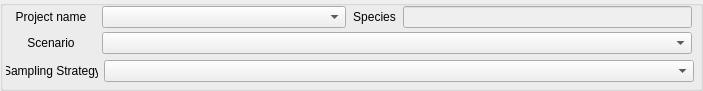
     <widget class="QGroupBox" name="groupBox_3">
      <property name="minimumSize">
       <size>
        <width>0</width>
        <height>88</height>
       </size>
      </property>
      <property name="title">
       <string/>
      </property>
      <widget class="QWidget" name="layoutWidget_19">
       <property name="geometry">
        <rect>
         <x>6</x>
         <y>32</y>
         <width>688</width>
         <height>22</height>
        </rect>
       </property>
       <layout class="QHBoxLayout" name="horizontalLayout_27">
        <item>
         <widget class="QLabel" name="label_57">
          <property name="sizePolicy">
           <sizepolicy hsizetype="Fixed" vsizetype="Preferred">
            <horstretch>0</horstretch>
            <verstretch>0</verstretch>
           </sizepolicy>
          </property>
          <property name="minimumSize">
           <size>
            <width>90</width>
            <height>0</height>
           </size>
          </property>
          <property name="text">
           <string>Scenario</string>
          </property>
          <property name="alignment">
           <set>Qt::AlignCenter</set>
          </property>
         </widget>
        </item>
        <item alignment="Qt::AlignLeft">
         <widget class="QComboBox" name="comboBox_210">
          <property name="minimumSize">
           <size>
            <width>590</width>
            <height>0</height>
           </size>
          </property>
         </widget>
        </item>
       </layout>
      </widget>
      <widget class="QWidget" name="layoutWidget_20">
       <property name="geometry">
        <rect>
         <x>6</x>
         <y>60</y>
         <width>688</width>
         <height>22</height>
        </rect>
       </property>
       <layout class="QHBoxLayout" name="horizontalLayout_12">
        <item>
         <widget class="QLabel" name="label_78">
          <property name="sizePolicy">
           <sizepolicy hsizetype="Fixed" vsizetype="Preferred">
            <horstretch>0</horstretch>
            <verstretch>0</verstretch>
           </sizepolicy>
          </property>
          <property name="minimumSize">
           <size>
            <width>90</width>
            <height>0</height>
           </size>
          </property>
          <property name="text">
           <string>Sampling Strategy</string>
          </property>
          <property name="alignment">
           <set>Qt::AlignCenter</set>
          </property>
         </widget>
        </item>
        <item alignment="Qt::AlignLeft">
         <widget class="QComboBox" name="comboBox_310">
          <property name="minimumSize">
           <size>
            <width>590</width>
            <height>0</height>
           </size>
          </property>
         </widget>
        </item>
       </layout>
      </widget>
      <widget class="QWidget" name="layoutWidget">
       <property name="geometry">
        <rect>
         <x>6</x>
         <y>5</y>
         <width>686</width>
         <height>24</height>
        </rect>
       </property>
       <layout class="QHBoxLayout" name="horizontalLayout_42">
        <item>
         <layout class="QHBoxLayout" name="horizontalLayout_40">
          <item>
           <widget class="QLabel" name="label_72">
            <property name="sizePolicy">
             <sizepolicy hsizetype="Fixed" vsizetype="Preferred">
              <horstretch>0</horstretch>
              <verstretch>0</verstretch>
             </sizepolicy>
            </property>
            <property name="minimumSize">
             <size>
              <width>90</width>
              <height>0</height>
             </size>
            </property>
            <property name="text">
             <string>Project name</string>
            </property>
            <property name="alignment">
             <set>Qt::AlignCenter</set>
            </property>
           </widget>
          </item>
          <item>
           <widget class="QComboBox" name="comboBox_110">
            <property name="sizePolicy">
             <sizepolicy hsizetype="Preferred" vsizetype="Fixed">
              <horstretch>0</horstretch>
              <verstretch>0</verstretch>
             </sizepolicy>
            </property>
           </widget>
          </item>
         </layout>
        </item>
        <item>
         <layout class="QHBoxLayout" name="horizontalLayout_41">
          <item>
           <widget class="QLabel" name="label_46">
            <property name="sizePolicy">
             <sizepolicy hsizetype="Fixed" vsizetype="Preferred">
              <horstretch>0</horstretch>
              <verstretch>0</verstretch>
             </sizepolicy>
            </property>
            <property name="maximumSize">
             <size>
              <width>45</width>
              <height>16777215</height>
             </size>
            </property>
            <property name="text">
             <string>Species</string>
            </property>
            <property name="alignment">
             <set>Qt::AlignCenter</set>
            </property>
           </widget>
          </item>
          <item>
           <widget class="QLineEdit" name="lineEdit_20">
            <property name="enabled">
             <bool>false</bool>
            </property>
            <property name="sizePolicy">
             <sizepolicy hsizetype="Preferred" vsizetype="Fixed">
              <horstretch>0</horstretch>
              <verstretch>0</verstretch>
             </sizepolicy>
            </property>
            <property name="minimumSize">
             <size>
              <width>0</width>
              <height>0</height>
             </size>
            </property>
            <property name="maximumSize">
             <size>
              <width>16777215</width>
              <height>16777215</height>
             </size>
            </property>
           </widget>
          </item>
         </layout>
        </item>
       </layout>
      </widget>
     </widget>
